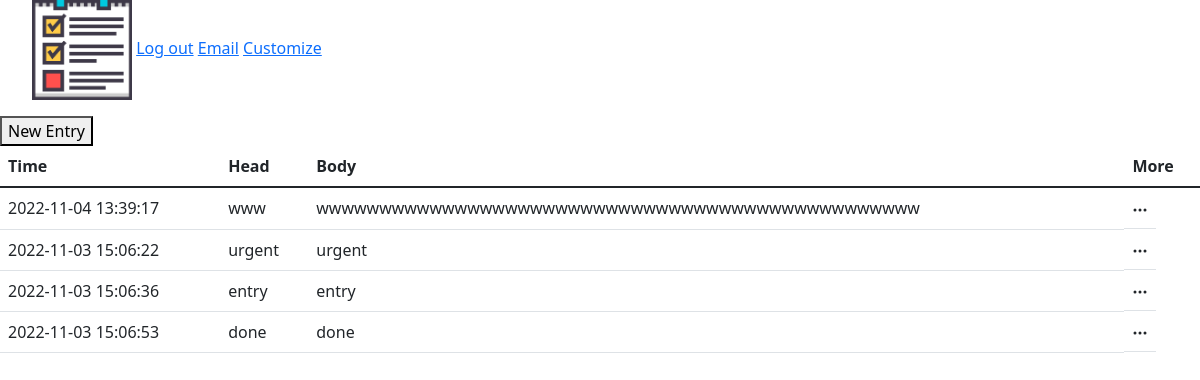
The page / (signed in) on the database its author committed.
### tables this page shows
CREATE TABLE notes(id INTEGER PRIMARY KEY AUTOINCREMENT,user_id INTEGER NOT NULL,head TEXT NOT NULL,body TEXT NOT NULL, tag TEXT NOT NULL, time TIMESTAMP DEFAULT CURRENT_TIMESTAMP, FOREIGN KEY (user_id) REFERENCES users(id));

### app.py (the view)
@app.route("/")
@login_required
def index():
    list = db.execute('SELECT * FROM notes WHERE user_id = ? ORDER BY time DESC', session['user_id'])
    urgents = []
    entries = []
    used = []
    lists = []
    for dict in list:
        if dict['tag'] == 'urgent':
            urgents.append(dict)
        if dict['tag'] == 'entry':
            entries.append(dict)
        if dict['tag'] == 'done':
            used.append(dict)
    lists[len(lists):] = urgents
    lists[len(lists):] = entries
    lists[len(lists):] = used
    return render_template('index.html', list=lists)

### app.py (called while the page is built)
def login_required(f):
   @wraps(f)
   def decorated_function(*args, **kwargs):
       if session.get("user_id") is None:
           return redirect("/login")
       return f(*args, **kwargs)
   return decorated_function

### templates/index.html (shortened to what this page needs)
{% extends 'layout.html' %}
{% block main %}
<form action="/entry" method="get">
    <button type="submit">New Entry</button>
</form>
<table class="table">
    <thead>
        <tr>
            <th>Time</th>
            <th>Head</th>
            <th>Body</th>
            <th>More</th>
        </tr>
    </thead>
    <tbody>
        {% for dict in list%}
            <tr class="rows" class="{{dict['tag']}}">
                <td class="timebox"><div>{{dict['time']}}</div></td>
                <td class="headbox"><div>{{dict['head']}}</div></td>
                <td class="bodybox"><div>{{dict['body']}}</div></td>
                <td class="dropdown" class="menu"><svg  xmlns="http://www.w3.org/2000/svg" width="16" height="16" fill="currentColor" class="bi bi-three-dots" viewBox="0 0 16 16">
                    <path d="M3 9.5a1.5 1.5 0 1 1 0-3 1.5 1.5 0 0 1 0 3zm5 0a1.5 1.5 0 1 1 0-3 1.5 1.5 0 0 1 0 3zm5 0a1.5 1.5 0 1 1 0-3 1.5 1.5 0 0 1 0 3z"/>
                  </svg> </td>
            </tr>
        {% endfor %}
    </tbody>
</table>
{% endblock %}

### static/css/style.css (style rules this page uses)
.dropdown { position: relative; display: inline-block; }

### rows shown on the page
notes: time "2022-11-04 13:39:17", head "www", body "wwwwwwwwwwwwwwwwwwwwwwwwwwwwwwwwwwwwwwwwwwwwwwww"
notes: time "2022-11-03 15:06:22", head "urgent", body "urgent"
notes: time "2022-11-03 15:06:36", head "entry", body "entry"
notes: time "2022-11-03 15:06:53", head "done", body "done"
